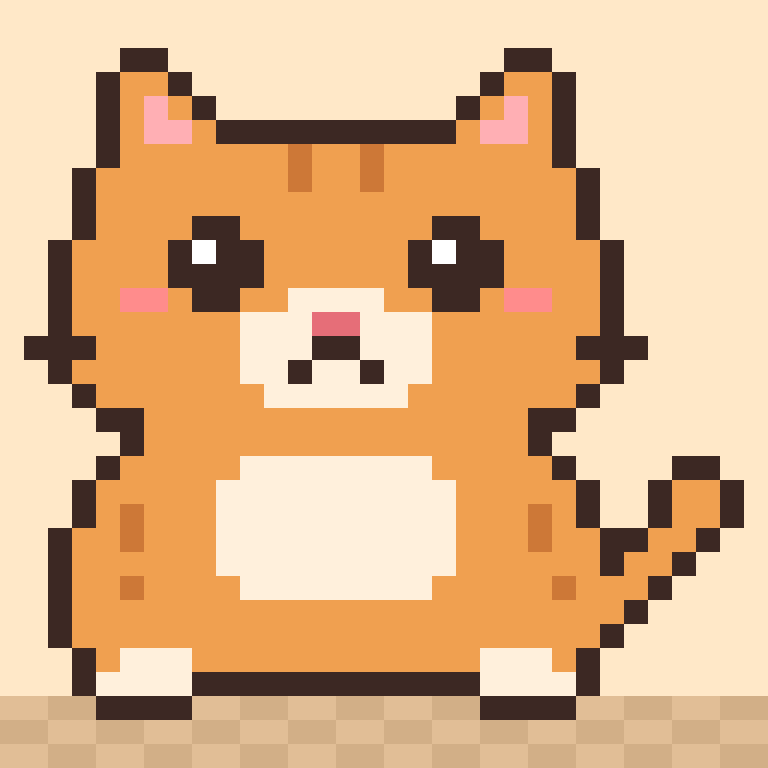

Source code (Python):
from PIL import Image
art = """
................................
................................
.....KK..............KK.........
....KOOK............KOOK........
....KOPOK..........KOPOK........
....KOPPOKKKKKKKKKKOPPOK........
....KOOOOOOODOODOOOOOOOK........
...KOOOOOOOODOODOOOOOOOOK.......
...KOOOOOOOOOOOOOOOOOOOOK.......
...KOOOOKKOOOOOOOOKKOOOOK.......
..KOOOOKWKKOOOOOOKWKKOOOOK......
..KOOOOKKKKOOOOOOKKKKOOOOK......
..KOORROKKOOCCCCOOKKORROOK......
..KOOOOOOOCCCNNCCCOOOOOOOK......
.KKKOOOOOOCCCKKCCCOOOOOOKKK.....
..KOOOOOOOCCKCCKCCOOOOOOOK......
...KOOOOOOOCCCCCCOOOOOOOK.......
....KKOOOOOOOOOOOOOOOOKK........
.....KOOOOOOOOOOOOOOOOK.........
....KOOOOOCCCCCCCCOOOOOK....KK..
...KOOOOOCCCCCCCCCCOOOOOK..KOOK.
...KODOOOCCCCCCCCCCOOODOK..KOOK.
..KOODOOOCCCCCCCCCCOOODOOKKOOK..
..KOOOOOOCCCCCCCCCCOOOOOOKOOK...
..KOODOOOOCCCCCCCCOOOOODOOOK....
..KOOOOOOOOOOOOOOOOOOOOOOOK.....
..KOOOOOOOOOOOOOOOOOOOOOOK......
...KOCCCOOOOOOOOOOOOCCCOK.......
...KCCCCKKKKKKKKKKKKCCCCK.......
....KKKK............KKKK........
................................
................................
"""
pal = {'.':None,'K':(60,40,35),'O':(240,160,80),'D':(205,120,55),'P':(255,175,180),
       'W':(255,255,255),'C':(255,240,220),'N':(230,110,120),'R':(255,140,140)}
rows=[r for r in art.strip('\n').split('\n')]
W,H=32,32
img=Image.new('RGB',(W,H),(255,232,200))
# 背景に市松模様の床
for y in range(H):
    for x in range(W):
        if y>=29: img.putpixel((x,y),(225,190,150) if (x//2+y)%2 else (210,175,135))
for y,r in enumerate(rows):
    for x,ch in enumerate(r.ljust(W,'.')[:W]):
        c=pal.get(ch)
        if c: img.putpixel((x,y),c)
img.resize((W*24,H*24),Image.NEAREST).save('pixelcat.png')
